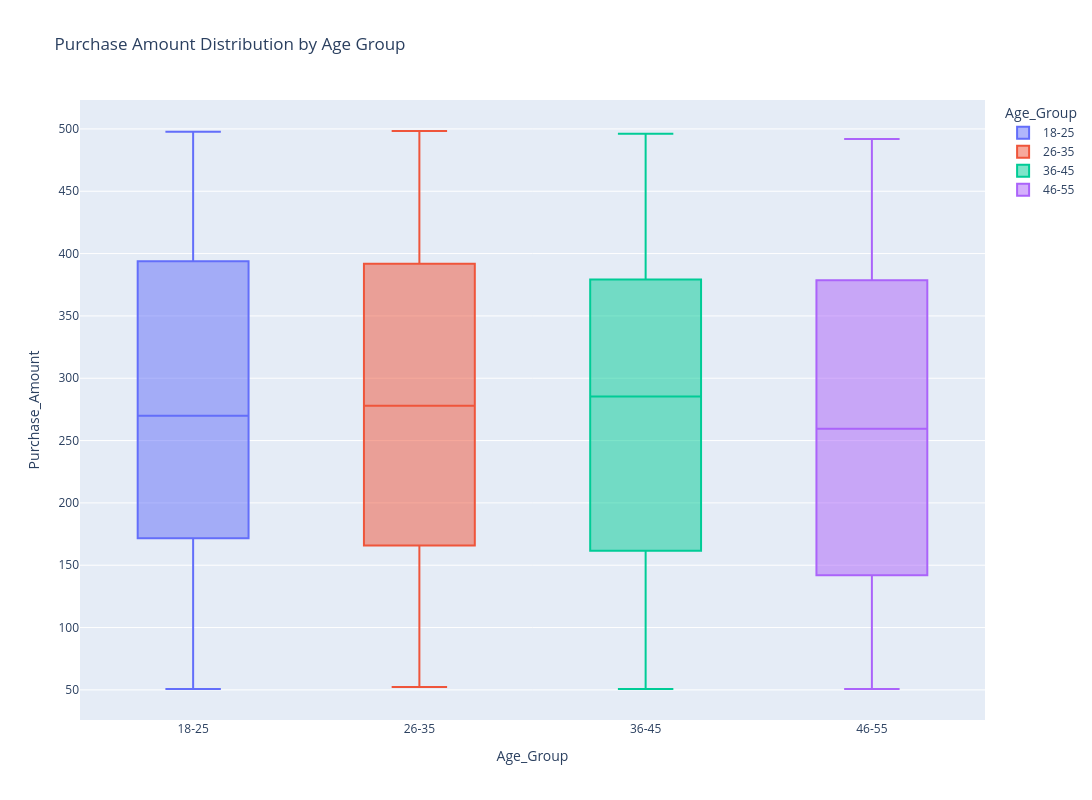

This figure's notebook cell:
### Markdown cell above
### 4.3 Purchasing Behaviour by Age Segment

### Code cell
# Define desired age group order
desired_order = ['18-25', '26-35', '36-45', '46-55']

# Keeping categories that  already exist
existing_categories = [cat for cat in desired_order if cat in df['Age_Group'].cat.categories]

# Reorder categories safely with ordered=True
df['Age_Group'] = df['Age_Group'].cat.reorder_categories(existing_categories, ordered=True)

# Create the boxplot of average purchase amount by age group
fig = px.box(df, x='Age_Group', y='Purchase_Amount', color='Age_Group', 
             title='Purchase Amount Distribution by Age Group',
             category_orders={'Age_Group': existing_categories})

fig.update_layout(width=1300, height=800)
fig.show()

### Figure 1 — Plotly figure (JSON) as saved in the notebook; plotly's stock layout.template omitted (floating-point values rounded to 4 significant figures; data arrays with more than 128 entries replaced by an {"elided": "..."} marker saying what was removed)
{"data": [{"alignmentgroup": "True", "hovertemplate": "Age_Group=%{x}<br>Purchase_Amount=%{y}<extra></extra>", "legendgroup": "18-25", "marker": {"color": "#636efa"}, "name": "18-25", "notched": false, "offsetgroup": "18-25", "orientation": "v", "showlegend": true, "type": "box", "x": {"elided": "222 str values"}, "x0": " ", "xaxis": "x", "y": {"elided": "222 float values"}, "y0": " ", "yaxis": "y"}, {"alignmentgroup": "True", "hovertemplate": "Age_Group=%{x}<br>Purchase_Amount=%{y}<extra></extra>", "legendgroup": "26-35", "marker": {"color": "#EF553B"}, "name": "26-35", "notched": false, "offsetgroup": "26-35", "orientation": "v", "showlegend": true, "type": "box", "x": {"elided": "308 str values"}, "x0": " ", "xaxis": "x", "y": {"elided": "308 float values"}, "y0": " ", "yaxis": "y"}, {"alignmentgroup": "True", "hovertemplate": "Age_Group=%{x}<br>Purchase_Amount=%{y}<extra></extra>", "legendgroup": "36-45", "marker": {"color": "#00cc96"}, "name": "36-45", "notched": false, "offsetgroup": "36-45", "orientation": "v", "showlegend": true, "type": "box", "x": {"elided": "320 str values"}, "x0": " ", "xaxis": "x", "y": {"elided": "320 float values"}, "y0": " ", "yaxis": "y"}, {"alignmentgroup": "True", "hovertemplate": "Age_Group=%{x}<br>Purchase_Amount=%{y}<extra></extra>", "legendgroup": "46-55", "marker": {"color": "#ab63fa"}, "name": "46-55", "notched": false, "offsetgroup": "46-55", "orientation": "v", "showlegend": true, "type": "box", "x": {"elided": "150 str values"}, "x0": " ", "xaxis": "x", "y": {"elided": "150 float values"}, "y0": " ", "yaxis": "y"}], "layout": {"boxmode": "overlay", "height": 800, "legend": {"title": {"text": "Age_Group"}, "tracegroupgap": 0}, "title": {"text": "Purchase Amount Distribution by Age Group"}, "width": 1300, "xaxis": {"anchor": "y", "categoryarray": ["18-25", "26-35", "36-45", "46-55"], "categoryorder": "array", "domain": [0, 1], "title": {"text": "Age_Group"}}, "yaxis": {"anchor": "x", "domain": [0, 1], "title": {"text": "Purchase_Amount"}}}}
